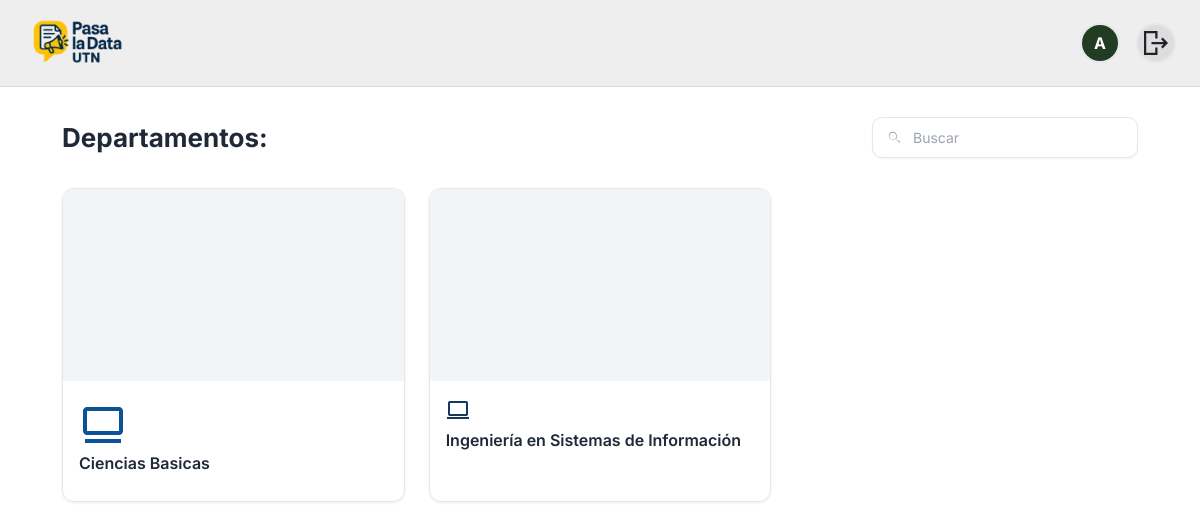
Page /academics/ (signed in) on the committed database.
### people/models.py (models this page shows, shortened)
class User(AbstractUser):
    class Role(models.TextChoices):
        ALUMNO = "ALU", "Alumno"
        PROFESOR = "PRO", "Profesor"
        ADMIN = "ADM", "Administrador"
    rol = models.CharField(max_length=3, choices=Role.choices)
    legajo = models.CharField(max_length=20, unique=True, null=True, blank=True)  # solo alumnos
    username = models.CharField(max_length=150, blank=True, default='')
    imagen_perfil = models.ImageField(
        upload_to="profiles/", null=True, blank=True
    )

### academics/models.py (models this page shows, shortened)
class Department(models.Model):
    nombre = models.CharField(max_length=120, unique=True)
    imagen = models.ImageField(upload_to="departments/", blank=True, null=True)
    icono = models.CharField(max_length=4096, blank=True, null=True)
    created_at = models.DateTimeField(auto_now_add=True)
    class Meta:
        ordering = ["nombre"]

### academics/views.py (the view)
# urls.py: path("", views.DepartmentListView.as_view(), name="home"),
class DepartmentListView(LoginRequiredMixin, ListView):
    template_name = "academics/home.html"
    context_object_name = "departments"
    model = Department

### academics/templates/academics/home.html (shortened to what this page needs)
{% extends "base.html" %}
{% load static %}
{% block extra_head %}
<link rel="stylesheet" href="{% static 'academics/css/departamento.css' %}">
{% endblock %}
{% block content %}
<div class="aa-container">
  <div class="aa-toolbar">
    <div class="aa-titles">
  <h2 class="aa-h2">Departamentos:</h2>
</div>
    <div class="aa-search">
      <svg viewBox="0 0 24 24" aria-hidden="true">
        <path
          d="M15.5 14h-.79l-.28-.27a6.471 6.471 0 0 0 1.57-4.23C15.99 6.01 13.48 3.5 10.5 3.5S5 6.01 5 9s2.51 5.5 5.5 5.5c1.61 0 3.09-.59 4.23-1.57l.27.28v.79l4.25 4.25 1.27-1.27L15.5 14Zm-5 0C8.01 14 6 11.99 6 9.5S8.01 5 10.5 5 15 7.01 15 9.5 12.99 14 10.5 14Z" />
      </svg>
      <input id="search" type="text" placeholder="Buscar" autocomplete="off">
    </div>
  </div>
  <section id="grid" class="aa-grid">
    {% for d in departments %}
    {% url 'academics:subjects_by_dept' d.id as subj_url %}
    {% include "academics/Components/card.html" with title=d.nombre image_url=d.imagen icon=d.icono badge=d.badge rating=d.calificacion opiniones=d.opiniones href=subj_url new_tab=False %}
    {% empty %}
      <p>No hay departamentos disponibles.</p>
    {% endfor %}
  </section>
</div>
{% endblock %}

### templates/partials/_navbar.html
{% load static %}
<header class="navbar">
  <div class="navbar__inner container-narrow">
    <a class="navbar__brand"
       href="{% if request.user.is_authenticated and request.user.rol == 'ADM' %}
                {% url 'academics:admin_panel' %}
              {% else %}
                {% url 'academics:home' %}
              {% endif %}">
      <img class="navbar__logo" src="{% static 'img/logo.png' %}" alt="Pasa la Data UTN">
    </a>
    <div class="navbar__right">
      {% if request.user.is_authenticated %}
        {% if request.user.rol != "ADM" %}
          <a class="nav-avatar" href="{% url 'people:perfil' %}" title="Mi perfil">
            {% if request.user.imagen_perfil %}
              <img src="{{ request.user.imagen_perfil.url }}" alt="Foto de perfil">
            {% else %}
              <span class="nav-avatar__fallback">
                {{ request.user.get_short_name|default:request.user.username|slice:":1"|upper }}
              </span>
            {% endif %}
          </a>
        {% endif %}
        <a class="nav-avatar" href="{% url 'people:logout' %}" title="Cerrar sesión">
          <img src="{% static 'img/logout.svg' %}" alt="Cerrar sesión" class="logout-icon">
        </a>
      {% else %}
        <a class="btn btn-light btn-sm" href="{% url 'people:register' %}">Registrate</a>
        <a class="btn btn-light btn-sm" href="{% url 'people:login' %}">Iniciar sesión</a>
      {% endif %}
    </div>
  </div>
</header>

### academics/templates/academics/Components/card.html (shortened to what this page needs)
{% load static %}
{% block extra_head %}
<link rel="stylesheet" href="{% static 'academics/css/card.css' %}">
{% endblock %}
    <a class="aa-card" href="{{ href }}" data-name="{{ title|lower }}"
    {% if new_tab %}target="_blank" rel="noopener"{% endif %}>
        <div class="aa-thumb">
  </div>
  <div class="aa-body">
    {% if icon %}
      <div class="aa-icon">
        {% if icon.url %}
          <img class="aa-icon-img" src="{{ icon.url }}" alt=""
               onerror="this.remove();">
        {% elif icon|slice:":4" == "<svg" %}
          {{ icon|safe }}
        {% else %}
          <img class="aa-icon-img" src="{{ icon }}" alt=""
               onerror="this.remove();">
        {% endif %}
      </div>
    {% endif %}
        <h3 class="aa-title">{{ title }}</h3>
        </div>
    </a>

### static/css/app.css (style rules this page uses)
html, body { margin: 0; padding: 0; }
header.navbar { background: #efeeee; position: sticky; top: 0; z-index: 50; border-bottom: 1px solid rgba(0,0,0,.08); width: 100%; margin: 0; border-radius: 0 !important; }
.container-narrow { max-width: none; width: 100%; padding: 0 24px; box-sizing: border-box; }
.navbar__inner { display: flex; align-items: center; height: 70px; }
.navbar__brand { display: flex; align-items: center; }
.navbar__logo { height: 105px; width: auto; display: block; object-fit: contain; }
.navbar__right { margin-left: auto; display: flex; align-items: center; gap: 16px; }
:root { --font-ui: "Inter", system-ui, -apple-system, "Segoe UI", Roboto, Helvetica, Arial, sans-serif; }
html { font-family: var(--font-ui) !important; line-height: 1.5; }
body, input, select, textarea, button { font-family: inherit !important; }
*, *::before, *::after { font-kerning: normal; }
header.navbar .nav-avatar { width: 40px; height: 40px; border-radius: 50%; overflow: hidden; display: inline-flex; align-items: center; justify-content: center; text-decoration: none; background: #ddd; color: #333; border: 2px solid #e5e7eb; flex-shrink: 0; }
header.navbar .nav-avatar > img { width: 100%; height: 100%; display: block; object-fit: cover; object-position: center; }
header.navbar .nav-avatar__fallback { width: 100%; height: 100%; display: inline-flex; align-items: center; justify-content: center; font-weight: 700; font-size: 16px; color: #fff; background: #223C24; }

### academics/static/academics/css/departamento.css (style rules this page uses)
.aa-container { max-width: 1200px; margin: 0 auto; padding: 30px 20px; }
.aa-toolbar { display: flex; align-items: center; justify-content: space-between; gap: 16px; margin-bottom: 30px; }
.aa-toolbar h2 { margin: 0; font-weight: 700; font-size: 28px; color: #1f2937; }
.aa-search { display: flex; align-items: center; gap: 8px; border: 1px solid #e5e7eb; border-radius: 10px; padding: 8px 12px; min-width: 260px; background: #fff; box-shadow: 0 1px 2px rgba(16,24,40,.05); }
.aa-search svg { width: 18px; height: 18px; flex: 0 0 auto; fill: #9ca3af; }
.aa-search input { border: 0; outline: 0; width: 100%; background: transparent; font-size: 14px; }
.aa-search input::placeholder { color: #9ca3af; }
.aa-grid { display: grid; grid-template-columns: repeat(auto-fill, minmax(280px, 1fr)); gap: 24px; margin-top: 8px; }
.aa-card { display: flex; flex-direction: column; background: #fff; border-radius: 12px; border: 1px solid #e5e7eb; box-shadow: 0 1px 3px rgba(16,24,40,.08); text-decoration: none; color: inherit; overflow: hidden; transition: transform .18s ease, box-shadow .18s ease; }
.aa-thumb { position: relative; width: 100%; padding-top: 56.25%; overflow: hidden; background: #f3f4f6; }
.aa-body { padding: 16px; display: flex; flex-direction: column; align-items: flex-start; text-align: left; }
.aa-icon { font-size: 22px; line-height: 1; }
.aa-title { margin: 0; font-size: 16px; font-weight: 600; color: #1f2937; }
.aa-toolbar .aa-titles { display: inline-flex; align-items: baseline; gap: 6px; }
.aa-toolbar .aa-h2 { margin: 0; font-weight: 700; font-size: 26px; color: #1f2937; }

### academics/static/academics/css/card.css (style rules this page uses)
.aa-card { display: flex; flex-direction: column; background: #fff; border-radius: 12px; border: 1px solid #e5e7eb; box-shadow: 0 1px 3px rgba(16, 24, 40, 0.08); text-decoration: none; color: inherit; overflow: hidden; transition: transform 0.18s ease, box-shadow 0.18s ease; position: relative; }
.aa-thumb { position: relative; width: 100%; padding-top: 56.25%; overflow: hidden; background: #f3f4f6; }
.aa-body { padding: 16px; display: flex; flex-direction: column; align-items: flex-start; text-align: left; flex-grow: 1; }
.aa-icon { font-size: 24px; line-height: 1; margin-bottom: 8px; display: block; }
.aa-title { margin: 0 0 12px 0; font-size: 16px; font-weight: 600; color: #1f2937; line-height: 1.3; }
:root { --pp-star: #fbbf24; --pp-border: #e5e7eb; --pp-muted: #9ca3af; }

### rows in the picture
User: user.get_short_name "A"
Department: nombre "Ciencias Basicas"
Department: nombre "Ingeniería en Sistemas de Información"
